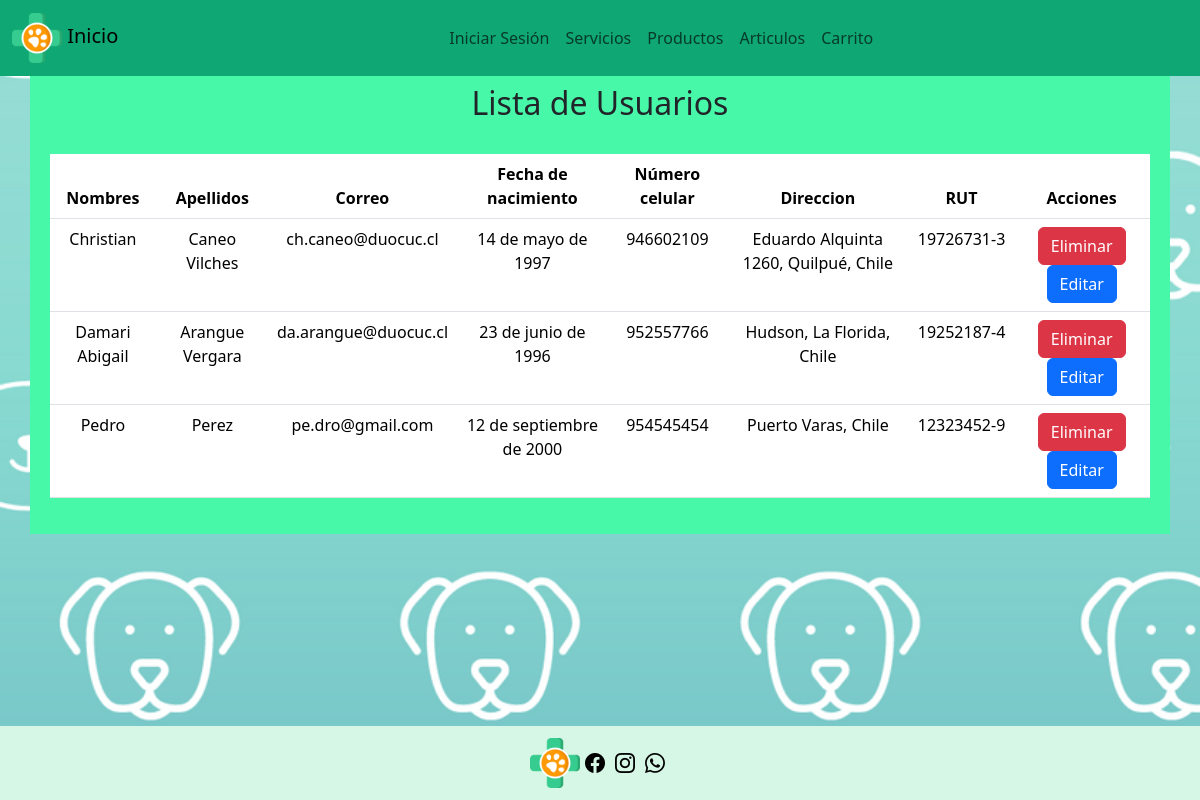
/crud/, run on the app's committed database.
### veterinaria/models.py (models this page shows, shortened)
class Usuario(models.Model):
    rut = models.CharField(max_length=8, primary_key=True)
    dv = models.CharField(max_length=1)
    nombre = models.CharField(max_length=100)
    apellido = models.CharField(max_length=100)
    correo = models.EmailField(max_length=100)
    nacimiento = models.DateField()
    celular = models.CharField(max_length=15)
    direccion = models.CharField(max_length=255)
    password = models.CharField(max_length=100)

### veterinaria/views.py (the view)
# urls.py: path('crud/', views.crud, name='crud'),
def crud(request):
    usuarios = Usuario.objects.all()
    context = {"usuarios": usuarios}
    return render(request, 'veterinaria/crud.html', context)

### veterinaria/templates/veterinaria/crud.html (shortened to what this page needs)
{% extends 'veterinaria/base.html' %}
{% block content %}
<div class="container">
    <br>
    <h2>Lista de Usuarios</h2>
    <br>
    <table class="table">
        {% if usuarios %}
        <thead>
            <tr>
                <th>Nombres</th>
                <th>Apellidos</th>
                <th>Correo</th>
                <th>Fecha de nacimiento</th>
                <th>Número celular</th>
                <th>Direccion</th>
                <th>RUT</th>
                <th>Acciones</th>
            </tr>
        </thead>
        <tbody>
            {% for usuario in usuarios %}
            <tr>
                <td>{{ usuario.nombre }}</td>
                <td>{{ usuario.apellido }}</td>
                <td>{{ usuario.correo }}</td>
                <td>{{ usuario.nacimiento }}</td>
                <td>{{ usuario.celular }}</td>
                <td>{{ usuario.direccion }}</td>
                <td>{{ usuario.rut }}-{{ usuario.dv }}</td>
                <td>
                    <a href="{% url 'eliminar_usuario' pk=usuario.rut %}" class="btn btn-danger">Eliminar</a>
                    <a href="{% url 'usuarios_findEdit' pk=usuario.rut %}" class="btn btn-primary">Editar</a>
                </td>
            </tr>
            {% endfor %}
        </tbody>
        {% else %}
        <p>No hay usuarios disponibles.</p>
        {% endif %}
    </table>
</div>
{% endblock %}

### veterinaria/static/style.css (style rules this page uses)
body { background-image: url(imagenes/fondo4.png); background-size: cover; background-position: center; background-attachment: fixed; }
.container { margin-top: 40px; margin-bottom: 40px; background-color: #48F8A9; align-content: center; text-align: center; padding: 20px; }

### data on the page
Usuario: nombre "Christian", apellido "Caneo Vilches", correo "ch.caneo@duocuc.cl", nacimiento "14 de mayo de 1997", celular "946602109", direccion "Eduardo Alquinta 1260, Quilpué, Chile", rut "19726731", dv "3"
Usuario: nombre "Damari Abigail", apellido "Arangue Vergara", correo "da.arangue@duocuc.cl", nacimiento "23 de junio de 1996", celular "952557766", direccion "Hudson, La Florida, Chile", rut "19252187", dv "4"
Usuario: nombre "Pedro", apellido "Perez", correo "pe.dro@gmail.com", nacimiento "12 de septiembre de 2000", celular "954545454", direccion "Puerto Varas, Chile", rut "12323452", dv "9"
